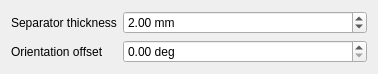
<?xml version="1.0" encoding="UTF-8"?>
<ui version="4.0">
 <class>Form</class>
 <widget class="QWidget" name="Form">
  <property name="geometry">
   <rect>
    <x>0</x>
    <y>0</y>
    <width>378</width>
    <height>64</height>
   </rect>
  </property>
  <property name="windowTitle">
   <string>Separator Parameters</string>
  </property>
  <layout class="QGridLayout" name="gridLayout">
   <item row="0" column="0">
    <widget class="QLabel" name="label">
     <property name="text">
      <string>Separator thickness</string>
     </property>
    </widget>
   </item>
   <item row="1" column="0">
    <widget class="QLabel" name="label_2">
     <property name="text">
      <string>Orientation offset</string>
     </property>
    </widget>
   </item>
   <item row="0" column="1">
    <widget class="QDoubleSpinBox" name="doubleSpinBox">
     <property name="sizePolicy">
      <sizepolicy hsizetype="MinimumExpanding" vsizetype="Fixed">
       <horstretch>0</horstretch>
       <verstretch>0</verstretch>
      </sizepolicy>
     </property>
     <property name="suffix">
      <string> mm</string>
     </property>
     <property name="singleStep">
      <double>1.000000000000000</double>
     </property>
     <property name="value">
      <double>2.000000000000000</double>
     </property>
    </widget>
   </item>
   <item row="1" column="1">
    <widget class="QDoubleSpinBox" name="doubleSpinBox_2">
     <property name="suffix">
      <string> deg</string>
     </property>
    </widget>
   </item>
  </layout>
 </widget>
 <tabstops>
  <tabstop>doubleSpinBox</tabstop>
  <tabstop>doubleSpinBox_2</tabstop>
 </tabstops>
 <resources/>
 <connections/>
</ui>
